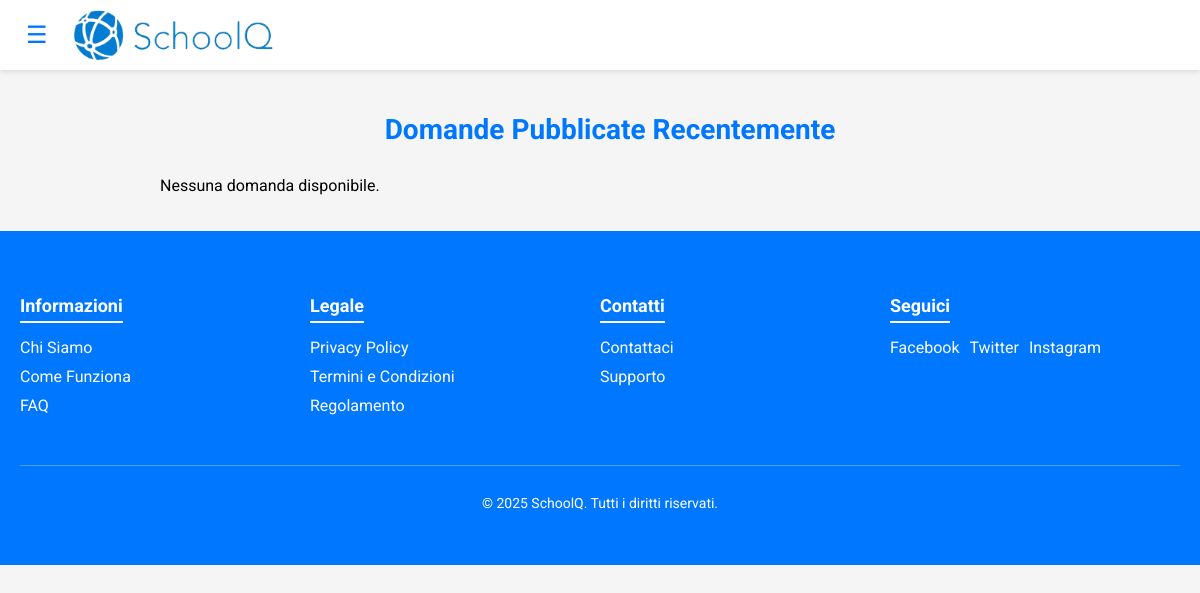
The page /php_front/dashboard.php on the database as committed earlier.
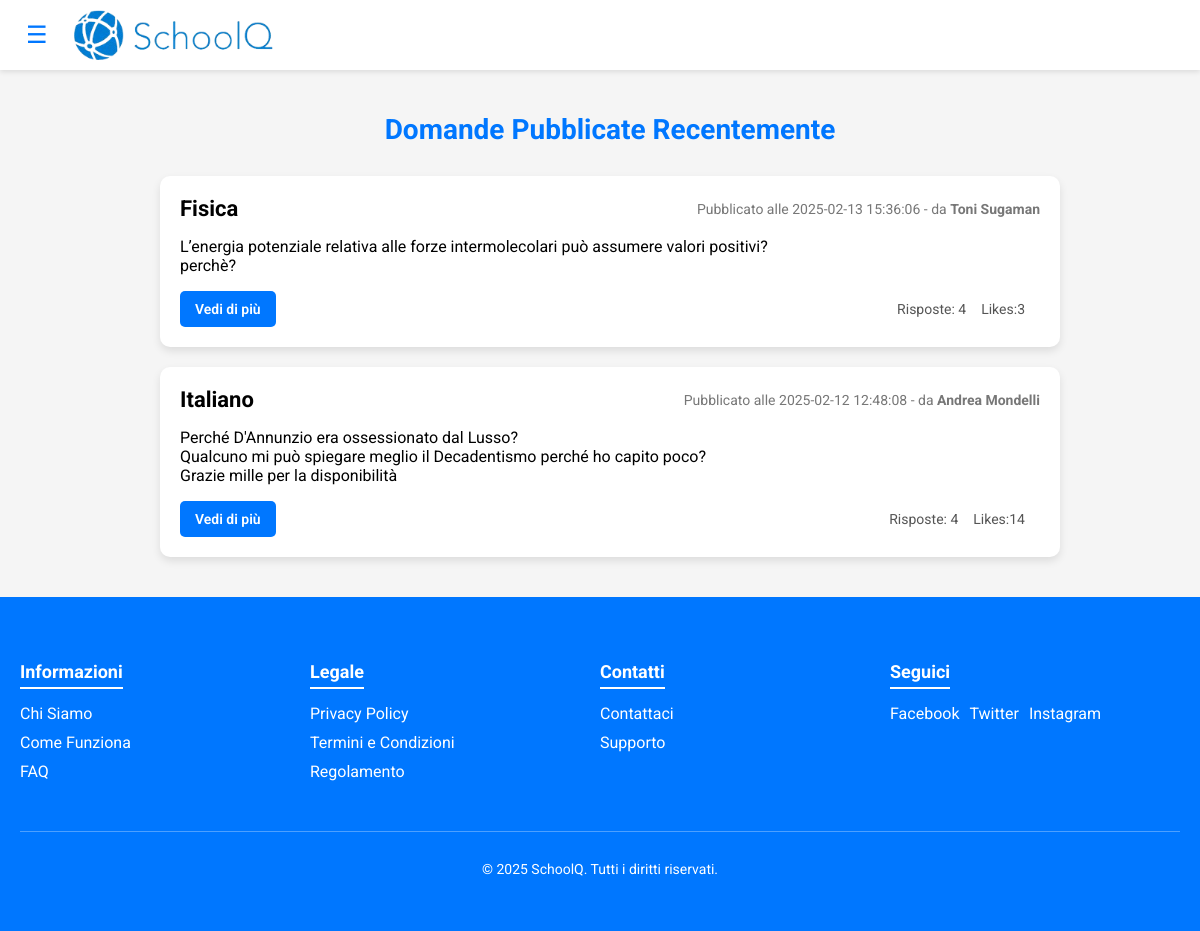
The same page on the database as committed later.
### tables this page shows
CREATE TABLE `domande` (
  `questionID` int(11) NOT NULL,
  `dataPubbl` datetime NOT NULL,
  `QuestionText` varchar(1000) NOT NULL,
  `nLike` int(11) NOT NULL DEFAULT 0,
  `categoriaID` int(11) NOT NULL,
  `userID` int(11) NOT NULL
);

CREATE TABLE `categorie` (
  `IDCategoria` int(11) NOT NULL,
  `nome` varchar(40) NOT NULL,
  `descrizione` varchar(100) NOT NULL
);

CREATE TABLE `utenti` (
  `userID` int(11) NOT NULL,
  `nome` varchar(30) NOT NULL,
  `cognome` varchar(30) NOT NULL,
  `email` varchar(100) NOT NULL,
  `password` varchar(100) NOT NULL,
  `privilegio` enum('USER','MODER','ADMIN') NOT NULL DEFAULT 'USER'
);

### php_front/dashboard.php (the view, shortened to what this page needs)
<?php
    $servername = "localhost";
    $username = "root";
    $password = "";
    $dbname = "schoolq";
    $conn = new mysqli($servername, $username, $password, $dbname);
    $sql = "SELECT d.questionID, c.nome AS categoria, d.dataPubbl, d.QuestionText, d.nLike, u.nome, u.cognome
            FROM domande d
            JOIN utenti u ON d.userID = u.userID
            JOIN categorie c ON c.IDCategoria = d.categoriaID
            ORDER BY d.dataPubbl DESC";
    $result = $conn->query($sql);
?>
<!DOCTYPE html>
<html lang="it">
<head>
  <link rel="stylesheet" href="../CSS/menuCSS.css">
</head>
<body>
  <header class="top-navbar">
    <div class="nav-container">
      <div class="logo">
        <button class="toggle-btn" onclick="toggleSidebar()">&#9776;</button>
        <img src="../Immagini/mondo01.png" alt="SchoolQ Logo">
      </div>
    </div>
  </header>
  <div id="main-content" class="main-content">
    <div class="questions">
      <h2>Domande Pubblicate Recentemente</h2>
      <?php
      if ($result->num_rows > 0) {
        while($row = $result->fetch_assoc()){
        echo '<div class="question-item">';
        echo  '<div class="question-header">';
        echo '<h3 class="question-title">' . htmlspecialchars($row["categoria"]) . ' </h3>';
        echo    '<div class="question-meta">Pubblicato alle ' . $row["dataPubbl"] . ' - da <strong>' . $row['nome'] . ' ' . $row['cognome'] . '  </strong></div>';
        echo  '</div>';
        echo  '<div class="question-body">';
        echo    '<p>' . nl2br(htmlspecialchars($row["QuestionText"])) . '</p>';
        echo  '</div>';
        echo  '<div class="question-footer">';
        echo '<a href="conversation8.php?id=' . $row["questionID"] . '" class="button">Vedi di più</a>';
        echo    '<div class="question-stats">';
        echo      '<span>Risposte: 4</span>';
        echo      '<span>Likes:'. htmlspecialchars($row["nLike"]) . '</span>';
        echo    '</div>';
        echo  '</div>';
        echo '</div>';
      }
    } else {
        echo "<p>Nessuna domanda disponibile.</p>";
    }
      ?>
    </div>
  </div>
      <footer class="footer">
      <div class="footer-container">
        <div class="footer-section">
          <h4>Informazioni</h4>
          <ul>
            <li><a href="chi-siamo.html">Chi Siamo</a></li>
            <li><a href="guida.html">Come Funziona</a></li>
            <li><a href="faq.html">FAQ</a></li>
          </ul>
        </div>
        <div class="footer-section">
          <h4>Legale</h4>
          <ul>
            <li><a href="privacy.html">Privacy Policy</a></li>
            <li><a href="termini.html">Termini e Condizioni</a></li>
            <li><a href="regolamento.html">Regolamento</a></li>
          </ul>
        </div>
        <div class="footer-section">
          <h4>Contatti</h4>
          <ul>
            <li><a href="contact.html">Contattaci</a></li>
            <li><a href="supporto.html">Supporto</a></li>
          </ul>
        </div>
        <div class="footer-section social">
          <h4>Seguici</h4>
          <ul>
            <li><a href="https://facebook.com/tuoforum" target="_blank">Facebook</a></li>
            <li><a href="https://twitter.com/tuoforum" target="_blank">Twitter</a></li>
            <li><a href="https://instagram.com/tuoforum" target="_blank">Instagram</a></li>
          </ul>
        </div>
        <div class="footer-bottom">
          <p>&copy; 2025 SchoolQ. Tutti i diritti riservati.</p>
        </div>
      </div>
    </footer>
</body>
</html>

### CSS/menuCSS.css (style rules this page uses)
body { margin: 0; padding: 0; font-family: 'Roboto', sans-serif; background-color: #f5f5f5; }
.top-navbar { position: fixed; top: 0; left: 0; width: 100%; background-color: #ffffff; box-shadow: 0 2px 5px rgba(0,0,0,0.1); z-index: 1100; padding: 10px 0; }
.nav-container { max-width: 1200px; margin: 100 auto; display: flex; align-items: center; padding: 0 20px; }
.nav-container .logo { display: flex; align-items: center; }
.nav-container .logo img { max-height: 50px; margin-right: 1200px; }
.button { background-color: #0099ff; color: white; padding: 10px 20px; border: none; border-radius: 50px; text-decoration: none; font-weight: 600; transition: all 0.3s ease; }
.toggle-btn { font-size: 24px; background: none; border: none; color: #0077ff; cursor: pointer; margin-right: 20px; }
.main-content { margin-top: 70px; padding: 20px; transition: margin-left 0.3s ease; margin-left: 20px; }
.questions { max-width: 900px; margin: 0 auto; }
.questions h2 { text-align: center; margin-bottom: 30px; font-size: 28px; color: #0077ff; }
.question-item { background-color: #fff; border-radius: 10px; padding: 20px; margin-bottom: 20px; box-shadow: 0 4px 8px rgba(0,0,0,0.1); transition: transform 0.2s; }
.question-header { display: flex; justify-content: space-between; align-items: center; margin-bottom: 10px; }
.question-title { font-size: 22px; margin: 0; }
.question-meta { font-size: 14px; color: #777; }
.question-body { font-size: 16px; margin: 10px 0; }
.question-footer { display: flex; justify-content: space-between; align-items: center; margin-top: 10px; }
.question-footer .button { background-color: #0077ff; color: white; padding: 10px 15px; border-radius: 5px; text-decoration: none; font-size: 14px; }
.question-stats { font-size: 14px; color: #555; }
.question-stats span { margin-right: 15px; }
.footer { background-color: #0077ff; color: #fff; padding: 40px 20px; font-family: 'Roboto', sans-serif; }
.footer-container { max-width: 1200px; margin: 0 auto; display: flex; flex-wrap: wrap; justify-content: space-between; }
.footer-section { flex: 1; min-width: 200px; margin-bottom: 20px; }
.footer-section h4 { font-size: 18px; margin-bottom: 15px; border-bottom: 2px solid #fff; display: inline-block; padding-bottom: 5px; }
.footer-section ul { list-style: none; padding: 0; margin: 0; }
.footer-section ul li { margin-bottom: 10px; }
.footer-section ul li a { text-decoration: none; color: #fff; transition: color 0.3s ease; }
.footer-section.social ul { display: flex; gap: 10px; }
.footer-section.social ul li { margin-bottom: 0; }
.footer-bottom { width: 100%; text-align: center; border-top: 1px solid rgba(255, 255, 255, 0.3); padding-top: 15px; margin-top: 20px; font-size: 14px; }

Rows that differ between the two databases and show on the page:
added domande: categoriaID.nome "Fisica", dataPubbl "2025-02-13 15:36:06", userID.nome "Toni", userID.cognome "Sugaman", QuestionText "L’energia potenziale relativa alle forze intermolecolari può assumere valori positivi? perchè?", nLike "3"
added domande: categoriaID.nome "Italiano", dataPubbl "2025-02-12 12:48:08", userID.nome "Andrea", userID.cognome "Mondelli", QuestionText "Perché D'Annunzio era ossessionato dal Lusso? Qualcuno mi può spiegare meglio il Decadentismo perché ho capito poco? Grazie mille per la disponibilità", nLike "14"
Other text that changed with them:
text no longer shown: "Nessuna domanda disponibile."
